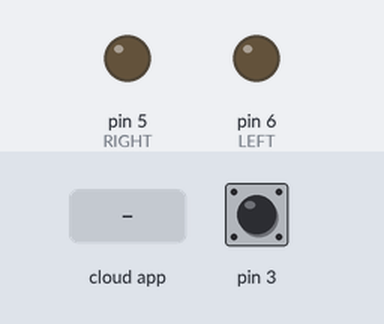
Simulated run of this sketch. Board: Arduino Uno, built with avr-gcc and run on an emulated ATmega328P. On the bench: output pins drawn as LEDs (lit = HIGH). Inputs (shaded band) come from the test bench; at power-on: pin 3 HIGH. The ROS host is connected and sends only what is stated.

Above: at 1.2 s.
1.3 s: the phone or cloud app sets right to 1
At 2.5 s:
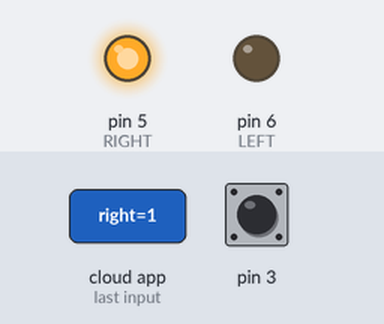
2.8 s: the phone or cloud app sets left to 1
At 3.8 s:
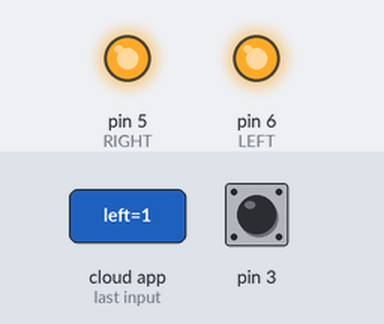
4.3 s: the phone or cloud app sets right to 0
At 5.0 s:
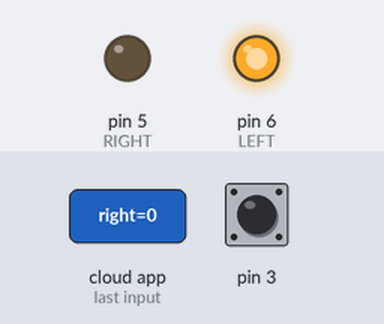
5.8 s: pin 3 pulled LOW for 0.15 s
At 6.2 s:
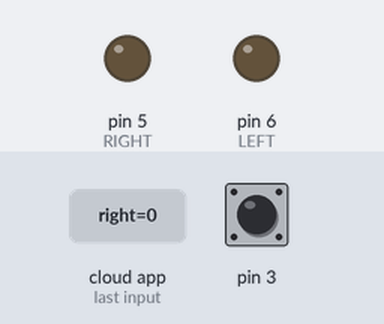
Timing chart, 0 to 8.4 s (numbered marks = the images above; inputs shaded):
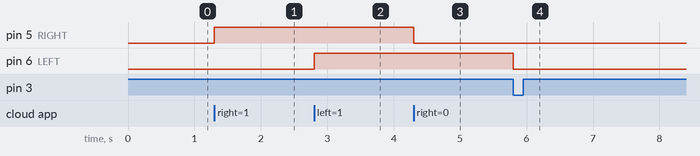

The sketch:

vacuum_manager.ino
```cpp
#include <ros.h>
#include <std_msgs/Empty.h>
#include <std_msgs/String.h>
#include <std_msgs/Bool.h>

const int RIGHT = 5;
const int LEFT = 6;

ros::NodeHandle nh;

void message_rightCb(const std_msgs::Bool& toggle_msg) {
  if (toggle_msg.data && digitalRead(3)) {
    digitalWrite(RIGHT, HIGH);
  } else {
    digitalWrite(RIGHT, LOW);
  }
}

void message_leftCb(const std_msgs::Bool& toggle_msg) {
  if (toggle_msg.data && digitalRead(3)) {
    digitalWrite(LEFT, HIGH);
  } else {
    digitalWrite(LEFT, LOW);
  }
}

ros::Subscriber<std_msgs::Bool> sub_right("/vacuum_gripper/limb/right", &message_rightCb);
ros::Subscriber<std_msgs::Bool> sub_left("/vacuum_gripper/limb/left", &message_leftCb);

std_msgs::String str_msg_right;
std_msgs::String str_msg_left;

ros::Publisher pub_right("/vacuum_gripper/limb/right/state", &str_msg_right);
ros::Publisher pub_left("/vacuum_gripper/limb/left/state", &str_msg_left);

unsigned long publisher_timer = 0;

void setup()
{
  pinMode(RIGHT, OUTPUT);
  pinMode(LEFT, OUTPUT);
  pinMode(3, INPUT_PULLUP);
  nh.getHardware()->setBaud(115200);
  nh.initNode();
  nh.subscribe(sub_right);
  nh.subscribe(sub_left);
  nh.advertise(pub_right);
  nh.advertise(pub_left);
}

void loop()
{
  if (digitalRead(3) == LOW) {
    digitalWrite(RIGHT, LOW);
    digitalWrite(LEFT, LOW);
  }
  if (millis() > publisher_timer) {
    if (digitalRead(RIGHT)) {
      str_msg_right.data = "ON";
    } else {
      str_msg_right.data = "OFF";
    }
    if (digitalRead(LEFT)) {
      str_msg_left.data = "ON";
    } else {
      str_msg_left.data = "OFF";
    }

    pub_right.publish(&str_msg_right);
    pub_left.publish(&str_msg_left);

    publisher_timer = millis() + 100;
  }
  nh.spinOnce();
}
```

Measured:
- after the input at 1.3 s, pin 5 (RIGHT): LOW → HIGH at once
- after the input at 2.8 s, pin 6 (LEFT): LOW → HIGH at once
- after the input at 4.3 s, pin 5 (RIGHT): HIGH → LOW at once
- after the input at 5.8 s, pin 6 (LEFT): HIGH → LOW at once
